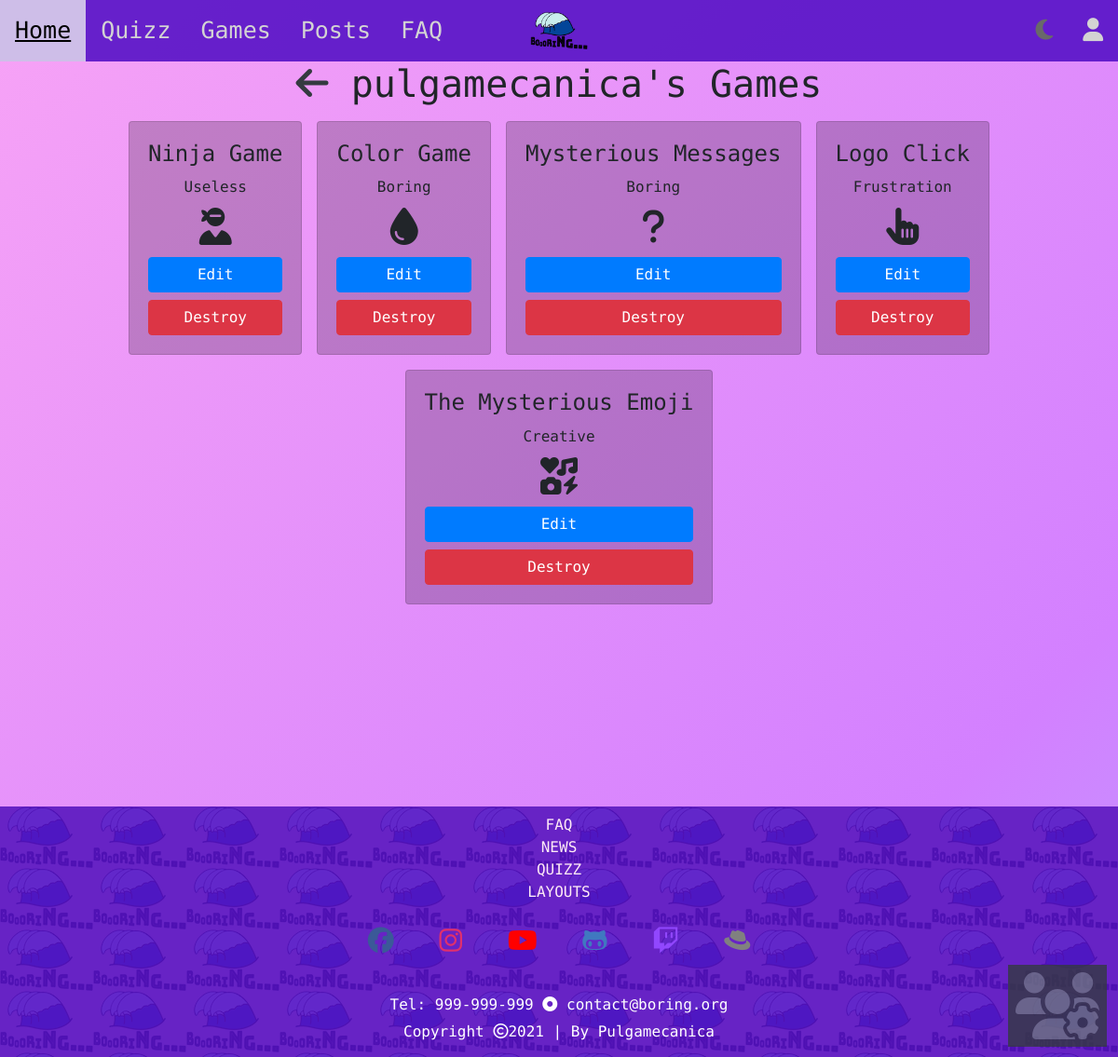
/boring/games (signed in), run on the app's committed database.
### boring/models.py (models this page shows, shortened)
class Game(models.Model):
    class GameCategory(models.IntegerChoices):
        USELESS = 0
        CREATIVE = 1
        BORING = 2
        FRUSTRATION = 3
    name = models.CharField(max_length = 30)
    description = models.CharField(max_length = 150)
    iconClass1 = models.CharField(max_length = 5, blank=True, default='')
    iconClass2 = models.CharField(max_length = 15, blank=True, default='')
    function = models.CharField(max_length = 50, default='')
    hint_text = models.CharField(max_length = 200, blank=True, default='')
    points_per_win = models.IntegerField(default = 10)
    likes = models.IntegerField(default = 0)
    active = models.BooleanField(default=False)
    created_at = models.DateTimeField(auto_now_add=True)
    category = models.IntegerField(choices=GameCategory.choices, default=False)
    user = models.ForeignKey(BoringUser, on_delete=models.CASCADE, related_name="games")
    times_played = models.IntegerField(default = 0)
    def getCat(self):
        return self.GameCategory.choices[self.category]

### boring/views.py (the view)
# urls.py: path('games', views.games_page_view, name='games'),
@login_required(login_url='./login')
def games_page_view(request):
    context = {'games': Game.objects.all().filter(user = request.user.boringuser)}
    return render(request, 'boring/games.html', context)

### boring/templates/boring/games.html
{% extends 'boring_website/base.html' %}
{% block main %}
<h1 class="text-center"><a href={% url 'boring:profile' %}><i class="fas fa-arrow-left text-dark"></i></a> {{ user.username }}'s Games</h1>
   <div class="container boring-games-container">
      <div class="row justify-content-center">
         {% for game in games %}
            <div class="card m-2">
               <div class="card-body">
                  <h4 class="card-title"> {{ game.name }} </h4>
                  <span class="card-text text-center">
                     <h6> {{ game.getCat.1 }} </h6>
                     <h1><i class="{{ game.iconClass1 }} {{ game.iconClass2 }}"></i></h1>
                     <a href="{% url 'boring:game' game.id %}" class="btn btn-primary btn-block">Edit</a>
                     <a href={% url 'boring:delete_game' game.id %} class="btn btn-danger btn-block" onclick="return confirm('Please, confirm action:\nDelete {{game.name}}.')">Destroy</a>
                  </span>
               </div>
            </div>
         {% empty %}
            Uppsss, You don't have any games :(
         {% endfor %}
      </div>
   </div>
{% endblock %}

### boring_website/static/boring_website/css/base.css (style rules this page uses)
* { scroll-behavior: smooth; box-sizing: border-box; padding: 0; margin: 0; }
html { width: 100%; }
body { width: 100%; margin: 0; background: linear-gradient(-45deg, #17eb76, #0be683, #4fe3b9, #8cd5ff, #d380ff, #f7a3f6); background-size: 400% 400%; animation: gradient 10s ease infinite; font-family: 'Nova Mono', monospace; }

### boring_website/static/boring_website/css/home.css (style rules this page uses)
.intro-box h1, h5, h6, p { margin: 10px; }

### boring/static/boring/css/boringGames.css (style rules this page uses)
.boring-games-container .card { background-color: rgba(0, 0, 0, 0.2); }

### data on the page
Game: name "Ninja Game", getCat.1 "Useless"
Game: name "Color Game", getCat.1 "Boring"
Game: name "Mysterious Messages", getCat.1 "Boring"
Game: name "Logo Click", getCat.1 "Frustration"
Game: name "The Mysterious Emoji", getCat.1 "Creative"

### other printed values
{{ user.username }} "pulgamecanica"
